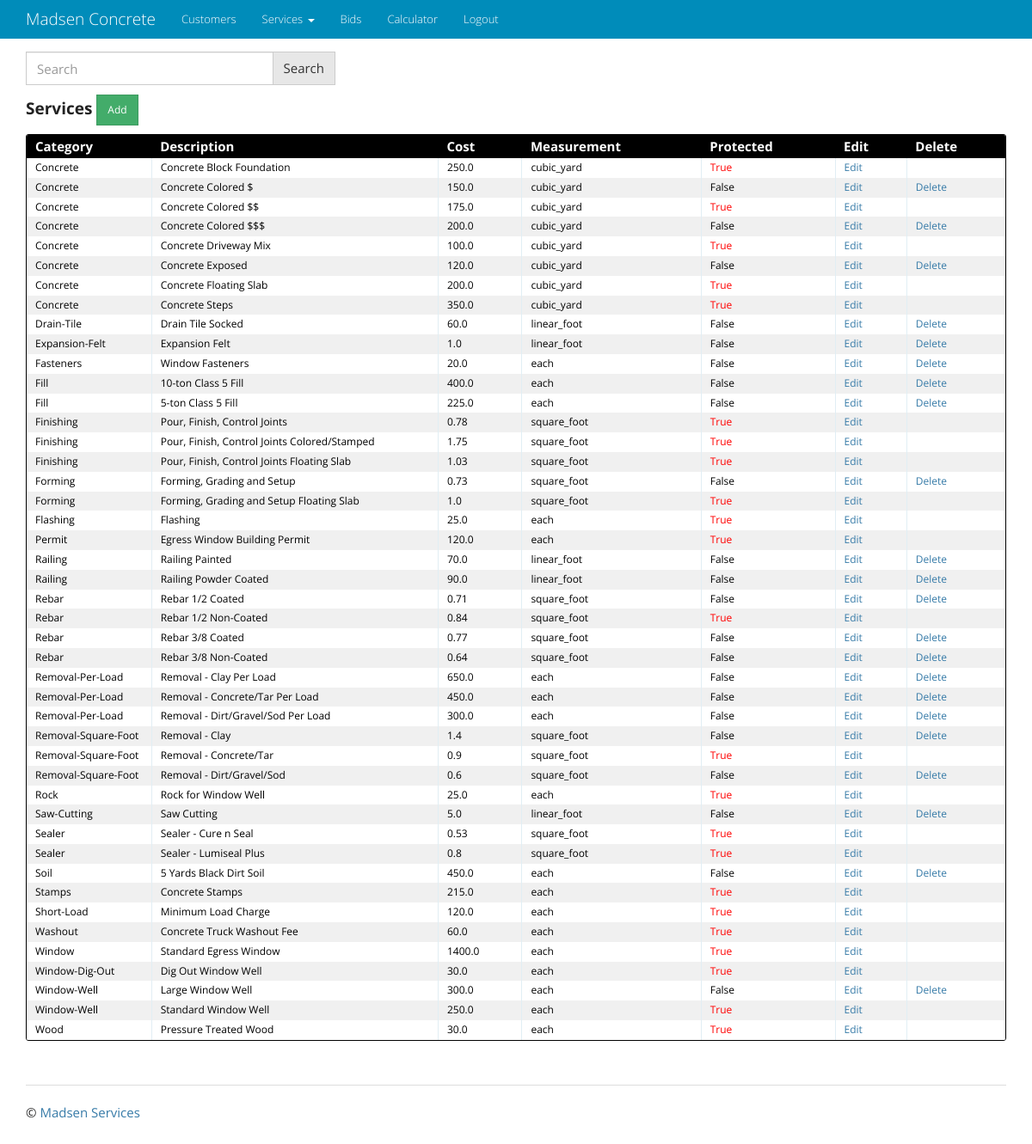
The page /service/ (signed in) on the database its author committed.
### service/models.py (models this page shows, shortened)
class Service(models.Model):
    description = models.CharField(max_length=200, unique=True)
    cost = models.FloatField()
    category = models.ForeignKey('category.Category', on_delete=models.CASCADE, null=True)
    measurement = models.CharField(max_length=30)
    protected = models.BooleanField(default=False)
    class Meta:
        ordering = ['description']

### category/models.py (models this page shows, shortened)
class Category(models.Model):
    name = models.CharField(max_length=20)
    protected = models.BooleanField(default=False)
    class Meta:
        ordering = ['name']
    class Meta:
        verbose_name_plural = 'Categories'

### service/views.py (the view)
class ServiceList(LoginRequiredMixin, ListView):
    model = Service
    def get_queryset(self):
        queryset_list = Service.objects.order_by('category', 'description')
        query = self.request.GET.get('q')
        if query:
            queryset_list = queryset_list.filter(
                Q(category__name__icontains=query) |
                Q(description__icontains=query)
               ).distinct()
        return queryset_list

### templates/service/service_list.html
{% extends "base.html" %}
{% block content %}
{% include 'q_search_form.html' %}
<div class="entries">
  <h4><strong>Services </strong><a href="{% url 'service_app:service_create' %}"
                                    class="btn btn-sm btn-success" role="button">Add</a></h4>
  <div class="datagrid">
    <table>
      <thead>
        <tr>
          <th width="10px"><strong>Category</strong></th>
          <th width="200px"><strong>Description</strong></th>
          <th width="50px"><strong>Cost</strong></th>
          <th width="50px"><strong>Measurement</strong></th>
          <th width="50px"><strong>Protected</strong></th>
          <th width="50px"><strong>Edit</strong></th>
            <th width="50px"><strong>Delete</strong></th>
        </tr>
      </thead>
      {% for service in object_list %}
        <tr style="{% cycle 'background: white' 'background: #F0F0F0' %}">
            <td>{{ service.category.name }}</td>
            <td>{{ service.description }}</td>
            <td>{{ service.cost }}</td>
            <td>{{ service.measurement }}</td>
            {% if service.protected %}<td style="color:red">{% else %}<td>{% endif %}{{ service.protected }}</td>
            <td><a href="{% url 'service_app:service_update' pk=service.pk %}">Edit</a></td>
            <td>{% if not service.protected %}<a href="{% url 'service_app:service_delete' pk=service.pk %}">Delete</a>{% endif %}</td>
        </tr>
      {% endfor %}
    </table>
  </div>
</div>
{% endblock content %}

### static/css/main.css (style rules this page uses)
body { padding: 60px 0; background: #ffffff; }
a, h1, h2 { color: #377BA8; }
.entries { list-style: none; margin: 0; padding: 0; }
.datagrid table { border-collapse: collapse; text-align: left; width: 100%; }
.datagrid { background: #fff; overflow: hidden; border: 1px solid #000000; border-radius: 3px; }
.datagrid table td, .datagrid table th { padding: 3px 10px; }
.datagrid table thead th { background-color:#000000; color:#FFFFFF; font-size: 15px; font-weight: bold; }
.datagrid table thead th:first-child { border: none; }
.datagrid table tbody td { color: #000000; border-left: 1px solid #E1EEF4; font-size: 12px; font-weight: normal; }
.datagrid table tbody td:first-child { border-left: none; }
.datagrid table tbody tr:last-child td { border-bottom: none; }

### rows shown on the page
Service: category.name "Concrete", description "Concrete Block Foundation", cost "250.0", measurement "cubic_yard", protected "True"
Service: category.name "Concrete", description "Concrete Colored $", cost "150.0", measurement "cubic_yard", protected "False", shows "Delete"
Service: category.name "Concrete", description "Concrete Colored $$", cost "175.0", measurement "cubic_yard", protected "True"
Service: category.name "Concrete", description "Concrete Colored $$$", cost "200.0", measurement "cubic_yard", protected "False", shows "Delete"
Service: category.name "Concrete", description "Concrete Driveway Mix", cost "100.0", measurement "cubic_yard", protected "True"
Service: category.name "Concrete", description "Concrete Exposed", cost "120.0", measurement "cubic_yard", protected "False", shows "Delete"
Service: category.name "Concrete", description "Concrete Floating Slab", cost "200.0", measurement "cubic_yard", protected "True"
Service: category.name "Concrete", description "Concrete Steps", cost "350.0", measurement "cubic_yard", protected "True"
Service: category.name "Drain-Tile", description "Drain Tile Socked", cost "60.0", measurement "linear_foot", protected "False", shows "Delete"
Service: category.name "Expansion-Felt", description "Expansion Felt", cost "1.0", measurement "linear_foot", protected "False", shows "Delete"
Service: category.name "Fasteners", description "Window Fasteners", cost "20.0", measurement "each", protected "False", shows "Delete"
Service: category.name "Fill", description "10-ton Class 5 Fill", cost "400.0", measurement "each", protected "False", shows "Delete"
Service: category.name "Fill", description "5-ton Class 5 Fill", cost "225.0", measurement "each", protected "False", shows "Delete"
Service: category.name "Finishing", description "Pour, Finish, Control Joints", cost "0.78", measurement "square_foot", protected "True"
Service: category.name "Finishing", description "Pour, Finish, Control Joints Colored/Stamped", cost "1.75", measurement "square_foot", protected "True"
Service: category.name "Finishing", description "Pour, Finish, Control Joints Floating Slab", cost "1.03", measurement "square_foot", protected "True"
Service: category.name "Forming", description "Forming, Grading and Setup", cost "0.73", measurement "square_foot", protected "False", shows "Delete"
Service: category.name "Forming", description "Forming, Grading and Setup Floating Slab", cost "1.0", measurement "square_foot", protected "True"
Service: category.name "Flashing", description "Flashing", cost "25.0", measurement "each", protected "True"
Service: category.name "Permit", description "Egress Window Building Permit", cost "120.0", measurement "each", protected "True"
Service: category.name "Railing", description "Railing Painted", cost "70.0", measurement "linear_foot", protected "False", shows "Delete"
Service: category.name "Railing", description "Railing Powder Coated", cost "90.0", measurement "linear_foot", protected "False", shows "Delete"
Service: category.name "Rebar", description "Rebar 1/2 Coated", cost "0.71", measurement "square_foot", protected "False", shows "Delete"
Service: category.name "Rebar", description "Rebar 1/2 Non-Coated", cost "0.84", measurement "square_foot", protected "True"
Service: category.name "Rebar", description "Rebar 3/8 Coated", cost "0.77", measurement "square_foot", protected "False", shows "Delete"
Service: category.name "Rebar", description "Rebar 3/8 Non-Coated", cost "0.64", measurement "square_foot", protected "False", shows "Delete"
Service: category.name "Removal-Per-Load", description "Removal - Clay Per Load", cost "650.0", measurement "each", protected "False", shows "Delete"
Service: category.name "Removal-Per-Load", description "Removal - Concrete/Tar Per Load", cost "450.0", measurement "each", protected "False", shows "Delete"
Service: category.name "Removal-Per-Load", description "Removal - Dirt/Gravel/Sod Per Load", cost "300.0", measurement "each", protected "False", shows "Delete"
Service: category.name "Removal-Square-Foot", description "Removal - Clay", cost "1.4", measurement "square_foot", protected "False", shows "Delete"
Service: category.name "Removal-Square-Foot", description "Removal - Concrete/Tar", cost "0.9", measurement "square_foot", protected "True"
Service: category.name "Removal-Square-Foot", description "Removal - Dirt/Gravel/Sod", cost "0.6", measurement "square_foot", protected "False", shows "Delete"
Service: category.name "Rock", description "Rock for Window Well", cost "25.0", measurement "each", protected "True"
Service: category.name "Saw-Cutting", description "Saw Cutting", cost "5.0", measurement "linear_foot", protected "False", shows "Delete"
Service: category.name "Sealer", description "Sealer - Cure n Seal", cost "0.53", measurement "square_foot", protected "True"
Service: category.name "Sealer", description "Sealer - Lumiseal Plus", cost "0.8", measurement "square_foot", protected "True"
Service: category.name "Soil", description "5 Yards Black Dirt Soil", cost "450.0", measurement "each", protected "False", shows "Delete"
Service: category.name "Stamps", description "Concrete Stamps", cost "215.0", measurement "each", protected "True"
Service: category.name "Short-Load", description "Minimum Load Charge", cost "120.0", measurement "each", protected "True"
Service: category.name "Washout", description "Concrete Truck Washout Fee", cost "60.0", measurement "each", protected "True"
Service: category.name "Window", description "Standard Egress Window", cost "1400.0", measurement "each", protected "True"
Service: category.name "Window-Dig-Out", description "Dig Out Window Well", cost "30.0", measurement "each", protected "True"
Service: category.name "Window-Well", description "Large Window Well", cost "300.0", measurement "each", protected "False", shows "Delete"
Service: category.name "Window-Well", description "Standard Window Well", cost "250.0", measurement "each", protected "True"
Service: category.name "Wood", description "Pressure Treated Wood", cost "30.0", measurement "each", protected "True"
